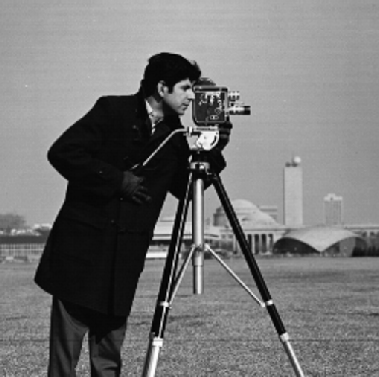
#> input picture Clase 6/taller/res/camara.png, 379 x 377 px, given in place of imagen_ejemplo2.gif, which was not available
$ jupyter execute --allow-errors Clase_7.ipynb   (shell and % lines are left out)   (older library calls are emulated)   (text cells are left out)
#> lines starting #> are read from the running program, lines starting #| are printed output that depends on the picture; after the words box and inside, x2 and y2 are one past the last pixel; in counts of white or black regions, pixels touching at a corner belong together; pictures that were not available may be replaced by others from this repository, and a replacement may not be noted
[cell 1]
#Importar librerías
#http://scikit-image.org/docs/dev/api/skimage.morphology.html

import cv2
import matplotlib.pyplot as plt
import numpy as np
import warnings
import skimage.morphology as morph
import skimage
import skimage.io
import skimage.color as color

warnings.filterwarnings('ignore')

# Mostrar imagen
def show_image(img):
    fig, ax = plt.subplots(figsize=(5, 5))
    ax.imshow(img, cmap='gray')
    ax.set_axis_off()
    plt.tight_layout()
    plt.show()

[cell 2]
#Crear usando la librería morph de skimage, diferentes figuras como rectángulos, diamantes
#octágonos y discos, nótese que se define el tamaño de la figura como parámetro en píxeles
#o el radio de la misma
elem1 = morph.rectangle(7,6)
elem2 = morph.disk(7)
elem3 = morph.diamond(7)
elem4 = morph.octagon(7,7)

#Crear un subplot 2x2 que muestre las figuras creadas
fig, ax = plt.subplots(2,2, figsize=(5, 6))
ax[0,0].set_title('Shape: rectangle')
ax[0,0].imshow(elem1, cmap='gray', vmin=0, vmax=1)
ax[0,1].set_title('Shape: disk')
ax[0,1].imshow(elem2, cmap='gray')
ax[1,0].set_title('Shape: diamond')
ax[1,0].imshow(elem3, cmap='gray')
ax[1,1].set_title('Shape: octagon')
ax[1,1].imshow(elem4, cmap='gray')

[cell 3]
#Imprimir la matriz correspondiente al rectángulo
print(elem1)

[cell 4]
#Crear un rectángulo y un diso
elem1 = morph.rectangle(5,5)
#print(elem1)
elem2 = morph.disk(5)
#print(elem2)

#Leer la imagen de entrada
#mg = skimage.io.imread('./res/M6/imagen_ejemplo1.png', as_gray=True)
img = skimage.io.imread('./res/M6/imagen_ejemplo2.gif', as_gray=True)
#> img is the input picture: shape (377, 379) float64; min 0, max 1, mean 0.462

#Utilizar la función de dilatación binaria de skimage sobre la imagen de entrada,
#añadiendo píxeles con distintas máscaras
dilatacion1 = morph.binary_dilation(img,elem1,)
#> dilatacion1: shape (377, 379) bool; every value is 1
dilatacion2 = morph.binary_dilation(img,elem2)

#Crear subplot 1x3 que muestre imagen original e imagenes dilatadas
fig, ax = plt.subplots(1,3, figsize=(15, 8))
ax[0].set_title('imagen original')
ax[0].imshow(img, cmap='gray')
ax[1].set_title('dilatacion - shape: rectangle')
ax[1].imshow(dilatacion1, cmap='gray')
ax[2].set_title('dilatacion - shape: disk')
ax[2].imshow(dilatacion2, cmap='gray')

[cell 5]
# Leer la imagen de entrada en escala de grises
img = cv2.imread('./res/M6/imagen_ejemplo1.png', 0)
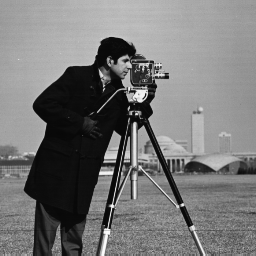
#> input picture Clase 6/taller/res/camera.png, 256 x 256 px, given in place of imagen_ejemplo1.png, which was not available
#> img is the input picture: shape (256, 256); min 7, max 253, mean 118.7
_, img = cv2.threshold(img, 0, 255, cv2.THRESH_BINARY)
#> img: shape (256, 256); every value is 255

# Crear un disco de radio 5
kernel = morph.disk(5)

# Utilizar la función de dilatación binaria de opencv sobre la imagen de entrada con dos iteraciones
dilatacion = cv2.morphologyEx(img, cv2.MORPH_DILATE, kernel, iterations = 2)

#Crear subplot 1x2 que muestre imagen original e imagen dilatada
fig, ax = plt.subplots(1,2, figsize=(15, 8))
ax[0].set_title('imagen original')
ax[0].imshow(img, cmap='gray')
ax[1].set_title('dilatacion - shape: disk')
ax[1].imshow(dilatacion, cmap='gray')

[cell 6]
#Crear las máscaras
elem1 = morph.rectangle(3,3)
elem2 = morph.disk(3)

#Leer imagen de entrada
img = skimage.io.imread('./res/M6/imagen_ejemplo1.png', as_gray=True)

#Realizar dilataciones acumulativas sobre img
dilatacionx1 = morph.binary_dilation(img,elem1)
#> dilatacionx1: shape (256, 256) bool; every value is 1
dilatacionx2 = morph.binary_dilation(dilatacionx1,elem1)
dilatacionx3 = morph.binary_dilation(dilatacionx2,elem1)

#Crear subplot 2x2 para mostrar imagen original y sus dilataciones
fig, ax = plt.subplots(2,2, figsize=(10, 7))
ax[0,0].set_title('imagen original')
ax[0,0].imshow(img, cmap='gray')
ax[0,1].set_title('dilatacionx1 - shape: rectangle')
ax[0,1].imshow(dilatacionx1, cmap='gray')
ax[1,0].set_title('dilatacionx2 - shape: rectangle')
ax[1,0].imshow(dilatacionx2, cmap='gray')
ax[1,1].set_title('dilatacionx3 - shape: rectangle')
ax[1,1].imshow(dilatacionx3, cmap='gray')

[cell 7]
#Crear máscaras
selem = morph.rectangle(7,7)

# selem= morph.diamond(10)

#Leer imagen de entrada y binarizarla
img = skimage.io.imread('./res/M6/imagen_ejemplo2.gif', as_gray=True)
img = img > 0 #forma binarizar la imagen de entrada
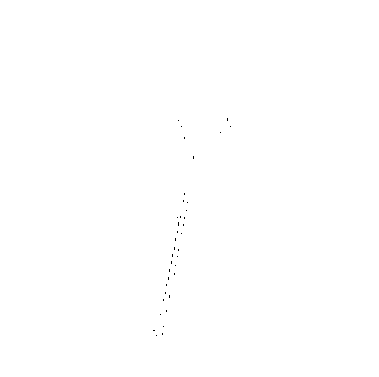
#> img: shape (377, 379) bool; 99.9% white; black in thin lines or dots, all inside (x1, y1, x2, y2) = (153, 118, 231, 336)

#Aplicar una dilatación con la máscara de diamante
dilatacion = morph.binary_dilation(img,selem)

#Crear subplot 1x3 que muestre figura original, dilatada y con bordes extraídos
fig, ax = plt.subplots(1,3, figsize=(10, 7))
ax[0].set_title('imagen original')
ax[0].imshow(img, cmap='gray')
ax[1].set_title('dilatacion - shape: rectangle')
ax[1].imshow(dilatacion, cmap='gray')
ax[2].set_title('bordes: img-dilatada')
ax[2].imshow(np.bitwise_xor(img, dilatacion), cmap='gray')

[cell 8]
#Crear máscaras
elem1 = morph.rectangle(5,5)
elem2 = morph.disk(5)

#Leer imagen de entrada
img = skimage.io.imread('./res/M6/imagen_ejemplo1.png', as_gray=True)

#Aplicar una erosión de la imagen original bajo las máscaras creadas anteriormente
erosion1 = morph.binary_erosion(img,elem1)
erosion2 = morph.binary_erosion(img,elem2)

#Crear subplot 1x3 que muestra imagen original e imagenes erosionadas bajo las máscaras
fig, ax = plt.subplots(1,3, figsize=(15, 8))
ax[0].set_title('imagen original')
ax[0].imshow(img, cmap='gray')
ax[1].set_title('erosión - shape: disk')
ax[1].imshow(erosion2, cmap='gray')
ax[2].set_title('original - erosión')
ax[2].imshow(img-erosion2, cmap='gray')

[cell 9]
# Leer la imagen de entrada en escala de grises
img = cv2.imread('./res/M6/imagen_ejemplo1.png', 0)
_, img = cv2.threshold(img, 0, 255, cv2.THRESH_BINARY)

# Crear un disco de radio 5
kernel = morph.disk(5)

# Utilizar la función de erosion binaria de opencv sobre la imagen de entrada con una iteracion
erosion = cv2.morphologyEx(img, cv2.MORPH_ERODE, kernel, iterations = 1)

#Crear subplot 1x2 que muestre imagen original e imagen dilatada
fig, ax = plt.subplots(1,2, figsize=(15, 8))
ax[0].set_title('imagen original')
ax[0].imshow(img, cmap='gray')
ax[1].set_title('dilatacion - shape: disk')
ax[1].imshow(erosion, cmap='gray')

[cell 10]
#Crear máscaras
elem1 = morph.rectangle(3,3)
elem2 = morph.disk(3)

#Leer imagen de entrada
img = skimage.io.imread('./res/M6/imagen_ejemplo2.gif', as_gray=True)

#Aplicar erosión a la imagen de entrada bajo la máscara 1
erosion = morph.binary_erosion(img,elem1)
#> erosion: shape (377, 379) bool; 99.7% white; 37 black regions (36 under 20 px), largest, box (x1, y1, x2, y2) and area: (176, 215, 182, 219) 21

#Aplicar varias veces la función erosión
for i in range(4):
    erosion = morph.binary_erosion(erosion,elem1)
#> erosion: shape (377, 379) bool; 97.8% white; 5 black regions, box (x1, y1, x2, y2) and area: (155, 188, 193, 320) 2015, (148, 321, 169, 341) 350, (215, 113, 236, 138) 340, (173, 115, 190, 144) 334, (188, 151, 199, 164) 143

#Crear subplot 1x2 para mostrar la imagen y sus erosiones acumulativas
fig, (ax1,ax2) = plt.subplots(1,2, figsize=(10, 7))
ax1.set_title('imagen original')
ax1.imshow(img, cmap='gray')
ax2.set_title('erosion - shape: rectangle')
ax2.imshow(erosion, cmap='gray')

[cell 11]
#Crear las máscaras rectangulares de distinto tamaño
selem1 = morph.rectangle(3,3)
selem2 = morph.rectangle(13,13)
selem3 = morph.rectangle(9,9)

#Leer imagen de entrada y binarizarla en una variable nueva
#img = skimage.io.imread('./res/M6/monedas.gif', as_gray=True)
img = cv2.imread('./res/M6/monedas.jpg', 0)
_, img = cv2.threshold(img, 90, 255, cv2.THRESH_BINARY)
#> img: shape (256, 256); 73% white; 224 black regions (210 under 20 px), largest, box (x1, y1, x2, y2) and area: (0, 37, 203, 256) 16149, (182, 159, 216, 175) 310, (235, 158, 256, 175) 260

#Aplicar erosión acumulativa sobre la imagen de entrada
erosion_once3 = cv2.erode(img,selem1)
#> erosion_once3: shape (256, 256); 65.3% white; 72 black regions (52 under 20 px), largest, box (x1, y1, x2, y2) and area: (0, 36, 231, 256) 20696, (234, 157, 256, 176) 346, (224, 229, 246, 256) 287
erosion_double3 = cv2.erode(erosion_once3,selem1)
#> erosion_double3: shape (256, 256); 59.1% white; 34 black regions, largest, box (x1, y1, x2, y2) and area: (0, 35, 256, 256) 24830, (233, 156, 256, 177) 416, (131, 241, 148, 256) 140
#Aplicar erosión sobre la imagen binarizada y luego una dilatación bajo las máscaras
#2 y 3 respectivamente
erosion_once13 = cv2.erode(img,selem2)
#> erosion_once13: shape (256, 256); 43.6% white; 18 white regions (10 under 20 px), largest, box (x1, y1, x2, y2) and area: (0, 0, 256, 162) 25622, (183, 181, 256, 224) 1085, (0, 172, 29, 226) 808
dilatacion = cv2.dilate(erosion_once13,selem3)
#> dilatacion: shape (256, 256); 54.5% white; 3 black regions, box (x1, y1, x2, y2) and area: (0, 35, 256, 256) 29734, (7, 213, 15, 218) 40, (196, 110, 202, 115) 30

#Crear un subplot 2x2 que muestre imagen de entrada e imagenes bajo erosiones y dilatación
fig, ((ax1,ax2),(ax3,ax4)) = plt.subplots(2,2, figsize=(30,20))
ax1.set_title('imagen binaria')

ax1.imshow(img, cmap='gray')
ax2.set_title('imagen con erosión 3x3 dos veces')
ax2.imshow(erosion_double3, cmap='gray')
ax3.set_title('imagen con erosión 13x13 una vez')
ax3.imshow(erosion_once13, cmap='gray')
ax4.set_title('diferencia')
ax4.imshow(dilatacion, cmap = 'gray')
ax4.imshow(cv2.bitwise_xor(erosion_once13,erosion_double3), cmap='gray')

[cell 12]
#Crear las máscaras
elem1 = morph.disk(3)
elem2 = morph.rectangle(6,6)

#Leer imagen de entrada
#> (the rest of this cell did not finish here and is left out)

[cell 13]
#Crear la máscara
selem = morph.rectangle(7,7)

#Leer imagen de entrada y binarizarla
img = skimage.io.imread('./res/M6/imagen_ejemplo2.gif', as_gray=True)
img = img > 0 #forma binarizar la imagen de entrada

#Realizar extracción de bordes bajo dilatación y erosión
dilatacion = morph.binary_dilation(img,selem)
erosion = morph.binary_erosion(img,selem)

#Crear subplot 1x3 que muestre imagen original y bordes
fig, ax = plt.subplots(1,3, figsize=(20, 10))
ax[0].set_title('imagen original')
ax[0].imshow(img, cmap='gray')
ax[1].set_title('bordes con erosion')
ax[1].imshow(np.logical_xor(img,erosion), cmap='gray')
ax[2].set_title('bordes con dilatacion')
ax[2].imshow(np.logical_xor(img, dilatacion), cmap='gray')
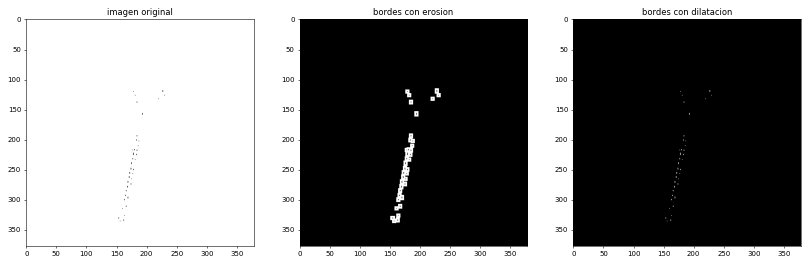
#> figure drawn by matplotlib, 3 panels

#> (a cell that did not finish here is left out)

[cell 15]
#Cambiar la imagen gradient por la expresión XOR
gradient = np.logical_xor(erosion,dilatacion)
#> gradient: shape (377, 379) bool; 1.3% white; 9 white regions, largest, box (x1, y1, x2, y2) and area: (160, 207, 190, 304) 1006, (150, 323, 167, 339) 194, (180, 190, 191, 206) 137

plt.imshow(gradient, cmap="gray")

[cell 16]
#Recordar que se opera sobre booleanos y debe tenerse cuidado de utilizar expresiones lógicas de numpy
print(erosion)
#> (printed output is left out)

[cell 17]
#Definir radio y crear una máscara
radius = 4

selem = morph.disk(radius)

#Leer imagen de entrada y realizar una apertura con la máscara creada bajo la función
#de skimage, los parámetros son los mismos que erosión y dilatación
#> (the rest of this cell did not finish here and is left out)

[cell 18]
img = cv2.imread('./res/M6/imagen_ejemplo3.png', 0)

kernel = morph.rectangle(16, 6)
# kernel = morph.disk(radius)

#> (the rest of this cell did not finish here and is left out)

[cell 19]
#Crear máscaras
radius = 5

selem = morph.disk(radius)

selem = morph.rectangle(8,2)

#print(selem)

selem2=np.identity(15)

#print(selem2)

#Leer imagen de entrada
#> (the rest of this cell did not finish here and is left out)

[cell 20]
#Crear máscara
radius = 13
#> radius = 13
selem = morph.disk(radius)
#> selem: shape (27, 27); values 0 (black) and 1 (white), 72.6% white; 4 black regions, box (x1, y1, x2, y2) and area: (0, 0, 13, 13) 50, (14, 0, 27, 13) 50, (0, 14, 13, 27) 50, (14, 14, 27, 27) 50

#Leer imagen de entrada y aplicar la operación cierre de skimage, cuyos parámetros
#requieren imagen de entrada y una máscara
#> (the rest of this cell did not finish here and is left out)

[cell 21]
#Crear máscara
selem = morph.rectangle(7,7)

#Leer imagen de entrada y binarizarla
img = skimage.io.imread('./res/M6/imagen_ejemplo2.gif', as_gray=True)
img = img > 0 #forma binarizar la imagen de entrada

#Aplicar dilatación y erosión a la imagen original bajo la máscara rectangular
dilatacion = morph.binary_dilation(img,selem)
erosion = morph.binary_erosion(img,selem)

#Crear subplot 1x3 que muestre imagen original, bordes con erosión y dilatación
fig, ax = plt.subplots(1,3, figsize=(20, 10))
ax[0].set_title('imagen original')
ax[0].imshow(img, cmap='gray')
ax[1].set_title("bordes con erosion")
ax[1].imshow(np.logical_xor(img,erosion), cmap='gray')
ax[2].set_title('bordes con dilatacion')
ax[2].imshow(np.logical_xor(img, dilatacion), cmap='gray')

[cell 22]
#Leer imagen de entrada y binarizarla
#img = skimage.io.imread('./res/M6/ejercicio_cierre2.gif', as_gray=True)
img = cv2.imread('./res/M6/ejercicio_cierre2.jpg', 0)
_, img = cv2.threshold(img, 128, 255, cv2.THRESH_BINARY)

#Realizar un llenado de agujeros pequeños, cuyos parámetros son la imagen que deseo rellenar
#y el área mínima a partir de la cual se llenará el hueco
#> (the rest of this cell did not finish here and is left out)

[cell 23]
#Crear la máscara rectangular
selem = morph.rectangle(13,13)

#Leer imagen de entrada y binarizarla en una copia
img = cv2.imread('./res/M6/monedas.jpg', 0)
_, imgB = cv2.threshold(img, 90, 255, cv2.THRESH_BINARY)

#Aplicar erosión sobre la copia bajo la máscara rectangular
erosion_once13 = morph.binary_erosion(imgB,selem)

#Aplicar la función de skimage de eliminación de objetos pequeños, seleccionando un área mínima
#con min_size y la conexión con los vecinos del píxel
objetos_pequeños_eliminados = morph.remove_small_objects(erosion_once13,min_size = 2000, connectivity = 1)
#> objetos_pequeños_eliminados: shape (256, 256) bool; 39.1% white; 1 white region, box (x1, y1, x2, y2) and area: (0, 0, 256, 162) 25622

#Crear subplot 1x3 que muestre imagen original, bajo una erosión y bajo eliminación de objetos pequeños
fig, ((ax1,ax2,ax3)) = plt.subplots(1,3, figsize=(30,20))
ax1.set_title('imagen binaria')

ax1.imshow(imgB, cmap='gray')
ax2.set_title('imagen con erosión 13x13 una vez')
ax2.imshow(erosion_once13, cmap='gray')
ax3.set_title('imagen tras eliminar objetos pequeños')
ax3.imshow(objetos_pequeños_eliminados, cmap='gray')

[cell 24]
#Crear máscara
selem = morph.rectangle(3,3)

#Leer imagen de entrada y binarizarla en una copia
img = cv2.imread('./res/M6/monedas.jpg', 0)
_, imgB = cv2.threshold(img, 80, 255, cv2.THRESH_BINARY)
#> imgB: shape (256, 256); 74% white; 98 black regions (85 under 20 px), largest, box (x1, y1, x2, y2) and area: (0, 37, 184, 256) 15722, (182, 159, 216, 174) 277, (236, 158, 256, 175) 221

#Aplicar una erosión sobre la imagen copia
erosion_once13 = morph.binary_erosion(imgB,selem)
#> erosion_once13: shape (256, 256) bool; 68.2% white; 40 black regions (33 under 20 px), largest, box (x1, y1, x2, y2) and area: (0, 36, 230, 256) 20032, (235, 157, 256, 176) 330, (243, 247, 254, 255) 44

#Aplicar una eliminación de objetos pequeños sobre la imagen erosionada
objetos_pequeños_eliminados = morph.remove_small_objects(erosion_once13,min_size = 1000, connectivity = 1)
#> objetos_pequeños_eliminados: shape (256, 256) bool; 65.5% white; 39 black regions (32 under 20 px), largest, box (x1, y1, x2, y2) and area: (0, 36, 230, 256) 21794, (235, 157, 256, 176) 330, (243, 247, 254, 255) 44

#Etiquetar la imagen mediante la función label de skimage, cuyos parámetros son la imagen
#el número de vecinos, la conectividad
labels, num_labels = morph.label(objetos_pequeños_eliminados, return_num=True, connectivity= 1)
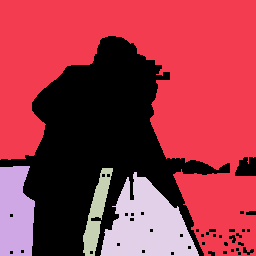
#> labels: shape (256, 256) int32; 5 distinct labels, from 0 to 4; one colour per label, 0 black
#> num_labels = 4

#Caracterizar los labels, mediante colores y sobre la imagen original
image_label_overlay = color.label2rgb(labels, image=img)
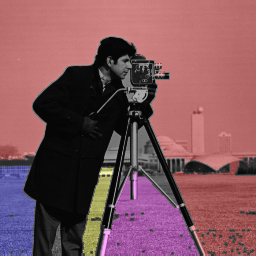
#> image_label_overlay: shape (256, 256, 3) float64; mean R, G, B 0.51, 0.331, 0.361

#Generar subplot 2x2 para mostrar imagen original, eliminación de objetos pequeños(que actúa como máscara)
#y los labels de la información extraída
fig, ((ax1,ax2),(ax3, ax4)) = plt.subplots(2,2, figsize=(30,20))
ax1.set_title('imagen binaria')

ax1.imshow(imgB, cmap='gray')
ax2.set_title('imagen tras eliminar objetos pequeños')
ax2.imshow(objetos_pequeños_eliminados, cmap='gray')
ax3.set_title('etiquetas')
ax3.imshow(labels, cmap='jet')
ax4.set_title('etiquetas sobre la imagen original')
ax4.imshow(image_label_overlay, cmap='jet')

[cell 25]
#Imprime el número de etiquetas
print(num_labels)
#| 4

[cell 26]
#Leer imagen de entrada y binarizarla
img = cv2.imread('./res/M6/telefono.jpg', 0)
_, img = cv2.threshold(img, 128, 255, cv2.THRESH_BINARY_INV)

#Aplicar la función de esquelización de skimage, cuyo único parámetro de entrada es la imagen
#> (the rest of this cell did not finish here and is left out)

[cell 27]
import matplotlib.pyplot as plt
from skimage.morphology import skeletonize, skeletonize_3d
from skimage.data import binary_blobs

#Leer img de entrada y volverla binaria
data = cv2.imread('./res/M6/telefono.jpg', 0)
_, data = cv2.threshold(data, 128, 255, cv2.THRESH_BINARY_INV)

#Aplicar método de Zhang y Lee
#> (the rest of this cell did not finish here and is left out)

[cell 28]
#Importar librerías

import numpy as np
import matplotlib.pyplot as plt
import skimage
import skimage.io
import skimage.data
import skimage.morphology as morph

#Crear máscara de disco radio 2
selem = morph.disk(2)

#Leer imagen de entrada y aplicar una dilatación
img = skimage.data.camera()
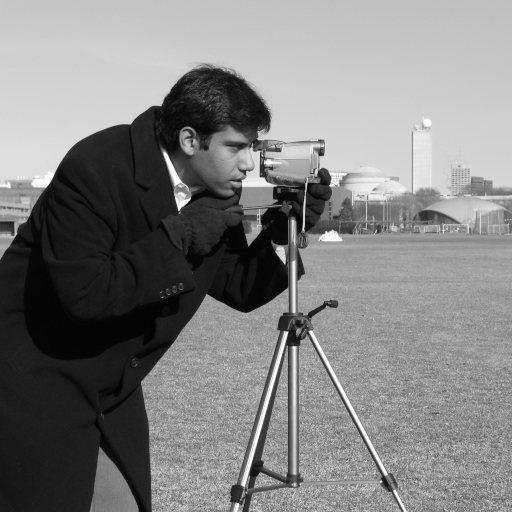
#> input picture skimage.data.camera(), 512 x 512 px
#> img is the input picture: shape (512, 512); min 0, max 255, mean 129.1

dilate = morph.dilation(img, selem)

#Crear subplot 1x2 que muestre imagen de entrada y dilatada
fig, (ax1,ax2) = plt.subplots(1,2, figsize=(10, 4))
ax1.set_title('imagen original')
ax1.imshow(img, cmap='gray')
ax2.set_title('dilatación')
ax2.imshow(dilate, cmap='gray')

[cell 29]
#Importar librerías

import numpy as np
import matplotlib.pyplot as plt
import skimage
import skimage.io
import skimage.data
import skimage.morphology as morph

#Crear máscara con radio 5 y leer imagen de entrada
selem = morph.disk(5)
img = skimage.data.coins()
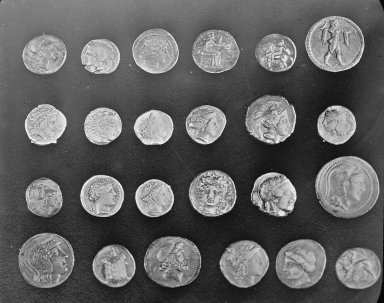
#> input picture skimage.data.coins(), 384 x 303 px
#> img is the input picture: shape (303, 384); min 1, max 252, mean 96.9

#Aplicar una erosión sobre la imagen de entrada
erode = morph.erosion(img, selem)

#Crear un subplot 1x2 para mostrar imagen original y erosionada
fig, (ax1,ax2) = plt.subplots(1,2, figsize=(10, 20))
ax1.set_title('imagen original')
ax1.imshow(img, cmap='gray')
ax2.set_title('erosion')
ax2.imshow(erode, cmap='gray')

[cell 30]
#Importar librerías

import numpy as np
import matplotlib.pyplot as plt
import skimage
import skimage.io
import skimage.data
import skimage.morphology as morph

#Crear la máscara y leer imagen de entrada
selem = morph.disk(5)
img = skimage.data.moon()
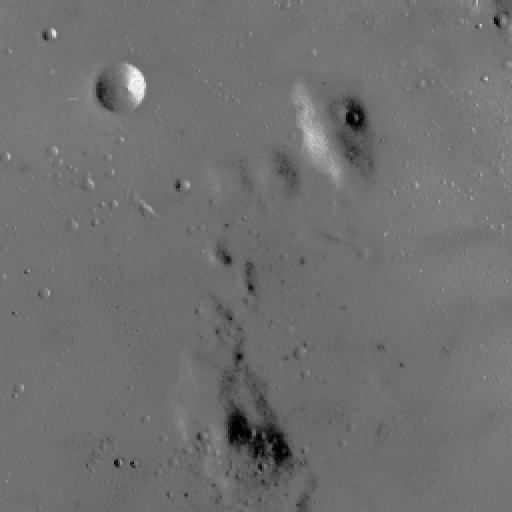
#> input picture skimage.data.moon(), 512 x 512 px
#> img is the input picture: shape (512, 512); min 0, max 255, mean 112.2
selem = morph.disk(5)

#Aplicar apertura y cierre sobre la imagen original
apertura = morph.opening(img, selem)
cierre = morph.closing(img, selem)

#Crear subplot 1x3 y mostrar imagen original, bajo apertura y cierrre
fig, (ax1,ax2, ax3) = plt.subplots(1,3, figsize=(20, 7))
ax1.set_title('imagen original')
ax1.imshow(img, cmap='gray')
ax2.set_title('apertura')
ax2.imshow(apertura, cmap='gray')
ax3.set_title('cierre')
ax3.imshow(cierre, cmap='gray')

[cell 31]
#Importar librerías

import numpy as np
import matplotlib.pyplot as plt
import skimage
import skimage.io
import skimage.data
import skimage.morphology as morph

#Crear la máscara de disco radio 11 y leer imagen de entrada
selem = morph.disk(11)
img = skimage.io.imread('./res/M6/rice.jpg', as_gray=True)
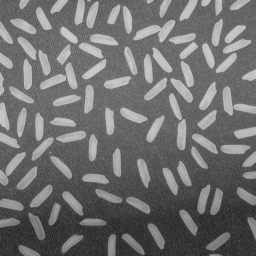
#> input picture Clase 6/taller/res/rice.png, 256 x 256 px, given in place of rice.jpg, which was not available
#> img is the input picture: shape (256, 256); min 40, max 204, mean 111.2

#Aplicar la transformación tophat black y tophat white sobre la imagen, bajo la máscara
#de disco de radio 11
thw = morph.white_tophat(img, selem)
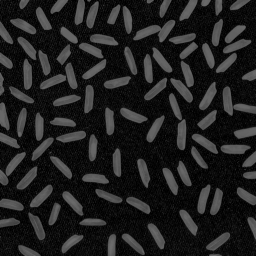
#> thw: shape (256, 256); min 0, max 110, mean 31.6
thb = morph.black_tophat(img, selem)

#Crear subplot 1x3 que muestra imagen original, tophatwhite y tophatblack
fig, (ax1,ax2, ax3) = plt.subplots(1,3, figsize=(20, 7))
ax1.set_title('imagen original')
ax1.imshow(img, cmap='gray')
ax2.set_title('Top-Hat White')
ax2.imshow(thw, cmap='gray')
ax3.set_title('Top-Hat Black')
ax3.imshow(thb, cmap='gray')
